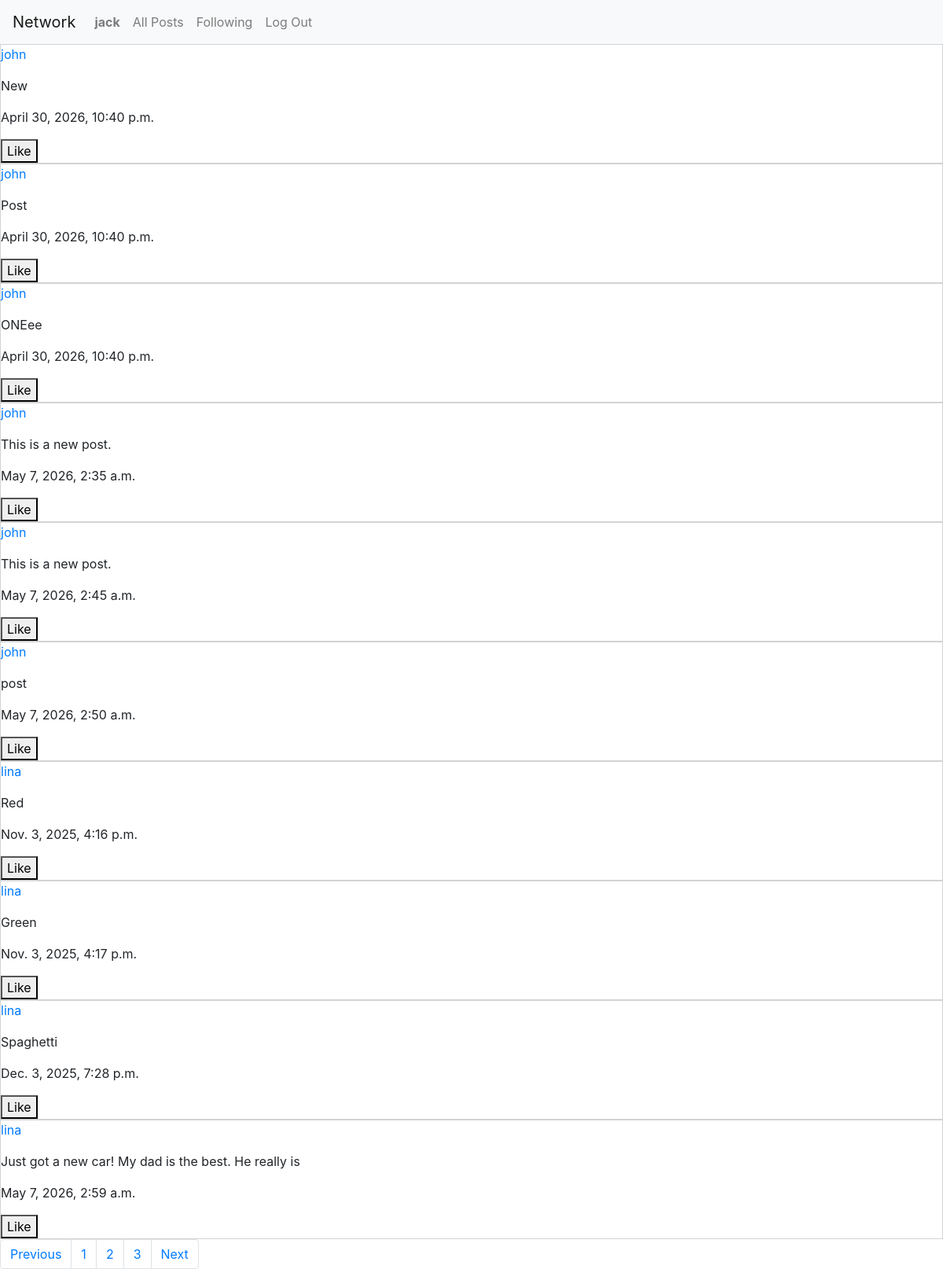
Page /following_page?page=2 (signed in) on the committed database.
### network/models.py (models this page shows)
class User(AbstractUser):
    pass

class Post(models.Model):
    author = models.ForeignKey(User, on_delete=models.CASCADE, related_name="current_author")
    time = models.DateTimeField(auto_now_add=True)
    content = models.CharField(max_length=100)
    def __str__(self):
        return f"{self.id} {self.author}, {self.content}, {self.time}"

### network/views.py (the view)
# urls.py: path("following_page", views.following_page, name="following_page"),
def following_page(request):
    my_followers = Following.objects.filter(source=request.user)
    target_list = []
    for i in my_followers:
        target_list.append(i.target)
    content_list = []
    for i in target_list:
        target_content = Post.objects.filter(author=i)
        content_list += target_content
    print(content_list)
    liked_post = []
    filtered_likes = Like.objects.filter(source=request.user)
    for i in filtered_likes:
        post_content = i.target.id
        liked_post.append(post_content)
    p = Paginator(content_list, 10)
    page_number = request.GET.get('page')
    page_obj = p.get_page(page_number)
    return render(request, "network/following_page.html", {
        "content_list":page_obj,
        "page_obj": page_obj,
        "liked_posts":liked_post,
    })

### network/templates/network/following_page.html (shortened to what this page needs)
{% extends "network/layout.html" %}
{% load static %}
{% block body %}
{% for i in content_list %}
    <div class="single_post" id="single_post_{{i.id}}">
        <p><a href="{% url 'user_profile_page' id=i.author.id %}">{{i.author}}</a></p>
        <p>{{i.content}}</p>
        <p>{{i.time}}</p>
        {% if user.is_authenticated %}
            <button id="like_button_{{i.id}}" onclick="likePost({{i.id}})" style="{% if i.id in liked_posts %} display:none {% else %} display:block {% endif %} ">Like</button>
        {% endif %}
    </div>
{% endfor %}
<nav aria-label="Page navigation example">
    <ul class="pagination">
        {% if page_obj.has_previous %}
            <li class="page-item"><a class="page-link" href="?page={{ page_obj.previous_page_number }}">Previous</a></li>
        {% endif %}
        {% for i in page_obj.paginator.page_range %}
            <li class="page-item"><a class="page-link" href="?page={{i}}">{{i}}</a></li>
        {%endfor%}
        {% if page_obj.has_next %}
            <li class="page-item"><a class="page-link" href="?page={{ page_obj.next_page_number }}">Next</a></li>
        {% endif %}
    </ul>
</nav>
{% endblock %}

### network/templates/network/layout.html (shortened to what this page needs)
{% load static %}
<!DOCTYPE html>
<html lang="en">
    <head>
        <link rel="stylesheet" href="https://stackpath.bootstrapcdn.com/bootstrap/4.4.1/css/bootstrap.min.css">
        <link href="{% static 'network/styles.css' %}" rel="stylesheet">
    </head>
    <body>
        <nav class="navbar navbar-expand-lg navbar-light bg-light">
            <a class="navbar-brand" href="#">Network</a>
            <div>
              <ul class="navbar-nav mr-auto">
                {% if user.is_authenticated %}
                    <li class="nav-item">
                        <a class="nav-link" href="{% url 'user_profile_page' id=user.id %}"><strong>{{ user.username }}</strong></a>
                    </li>
                {% endif %}
                <li class="nav-item">
                  <a class="nav-link" href="{% url 'index' %}">All Posts</a>
                </li>
                {% if user.is_authenticated %}
                    <li class="nav-item">
                        <a class="nav-link" href="{% url 'following_page' %}">Following</a>
                    </li>
                    <li class="nav-item">
                        <a class="nav-link" href="{% url 'logout' %}">Log Out</a>
                    </li>
                {% endif %}
              </ul>
            </div>
          </nav>
        <div class="body">
            {% block body %}{% endblock %}
        </div>
    </body>
</html>

### network/static/network/styles.css (style rules this page uses)
.single_post { border: lightgray solid 1px; }
ul { list-style-type: none; padding-left: 3; margin: 0; }

### rows in the picture
User: username "jack"
Post: author "john", content "New", time "April 30, 2026, 10:40 p.m."
Post: author "john", content "Post", time "April 30, 2026, 10:40 p.m."
Post: author "john", content "ONEee", time "April 30, 2026, 10:40 p.m."
Post: author "john", content "This is a new post.", time "May 7, 2026, 2:35 a.m."
Post: author "john", content "This is a new post.", time "May 7, 2026, 2:45 a.m."
Post: author "john", content "post", time "May 7, 2026, 2:50 a.m."
Post: author "lina", content "Red", time "Nov. 3, 2025, 4:16 p.m."
Post: author "lina", content "Green", time "Nov. 3, 2025, 4:17 p.m."
Post: author "lina", content "Spaghetti", time "Dec. 3, 2025, 7:28 p.m."
Post: author "lina", content "Just got a new car! My dad is the best. He really is", time "May 7, 2026, 2:59 a.m."

### other values in the picture
{{ i }} "1" "2" "3"
